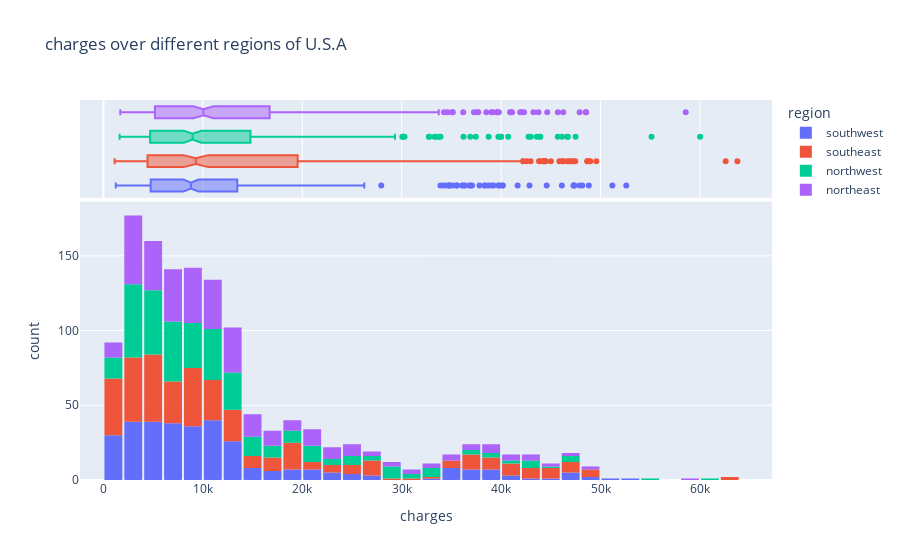

The notebook cell saved with this chart:
### Code cell
all_dis = px.histogram(df,
                  x = "charges",
                  marginal = 'box', 
                  color="region",
                  title = "charges over different regions of U.S.A")
all_dis.update_layout(bargap=0.1)
all_dis.show()

### Figure 1 — Plotly figure (JSON) as saved in the notebook; plotly's stock layout.template omitted (floating-point values rounded to 4 significant figures; data arrays with more than 128 entries replaced by an {"elided": "..."} marker saying what was removed)
{"data": [{"alignmentgroup": "True", "bingroup": "x", "hovertemplate": "region=southwest<br>charges=%{x}<br>count=%{y}<extra></extra>", "legendgroup": "southwest", "marker": {"color": "#636efa", "pattern": {"shape": ""}}, "name": "southwest", "offsetgroup": "southwest", "orientation": "v", "showlegend": true, "type": "histogram", "x": {"elided": "325 float values"}, "xaxis": "x", "yaxis": "y"}, {"alignmentgroup": "True", "hovertemplate": "region=southwest<br>charges=%{x}<extra></extra>", "legendgroup": "southwest", "marker": {"color": "#636efa"}, "name": "southwest", "notched": true, "offsetgroup": "southwest", "showlegend": false, "type": "box", "x": {"elided": "325 float values"}, "xaxis": "x2", "yaxis": "y2"}, {"alignmentgroup": "True", "bingroup": "x", "hovertemplate": "region=southeast<br>charges=%{x}<br>count=%{y}<extra></extra>", "legendgroup": "southeast", "marker": {"color": "#EF553B", "pattern": {"shape": ""}}, "name": "southeast", "offsetgroup": "southeast", "orientation": "v", "showlegend": true, "type": "histogram", "x": {"elided": "364 float values"}, "xaxis": "x", "yaxis": "y"}, {"alignmentgroup": "True", "hovertemplate": "region=southeast<br>charges=%{x}<extra></extra>", "legendgroup": "southeast", "marker": {"color": "#EF553B"}, "name": "southeast", "notched": true, "offsetgroup": "southeast", "showlegend": false, "type": "box", "x": {"elided": "364 float values"}, "xaxis": "x2", "yaxis": "y2"}, {"alignmentgroup": "True", "bingroup": "x", "hovertemplate": "region=northwest<br>charges=%{x}<br>count=%{y}<extra></extra>", "legendgroup": "northwest", "marker": {"color": "#00cc96", "pattern": {"shape": ""}}, "name": "northwest", "offsetgroup": "northwest", "orientation": "v", "showlegend": true, "type": "histogram", "x": {"elided": "325 float values"}, "xaxis": "x", "yaxis": "y"}, {"alignmentgroup": "True", "hovertemplate": "region=northwest<br>charges=%{x}<extra></extra>", "legendgroup": "northwest", "marker": {"color": "#00cc96"}, "name": "northwest", "notched": true, "offsetgroup": "northwest", "showlegend": false, "type": "box", "x": {"elided": "325 float values"}, "xaxis": "x2", "yaxis": "y2"}, {"alignmentgroup": "True", "bingroup": "x", "hovertemplate": "region=northeast<br>charges=%{x}<br>count=%{y}<extra></extra>", "legendgroup": "northeast", "marker": {"color": "#ab63fa", "pattern": {"shape": ""}}, "name": "northeast", "offsetgroup": "northeast", "orientation": "v", "showlegend": true, "type": "histogram", "x": {"elided": "324 float values"}, "xaxis": "x", "yaxis": "y"}, {"alignmentgroup": "True", "hovertemplate": "region=northeast<br>charges=%{x}<extra></extra>", "legendgroup": "northeast", "marker": {"color": "#ab63fa"}, "name": "northeast", "notched": true, "offsetgroup": "northeast", "showlegend": false, "type": "box", "x": {"elided": "324 float values"}, "xaxis": "x2", "yaxis": "y2"}], "layout": {"bargap": 0.1, "barmode": "relative", "legend": {"title": {"text": "region"}, "tracegroupgap": 0}, "title": {"text": "charges over different regions of U.S.A"}, "xaxis": {"anchor": "y", "domain": [0, 1], "title": {"text": "charges"}}, "xaxis2": {"anchor": "y2", "domain": [0, 1], "matches": "x", "showgrid": true, "showticklabels": false}, "yaxis": {"anchor": "x", "domain": [0, 0.7326], "title": {"text": "count"}}, "yaxis2": {"anchor": "x2", "domain": [0.7426, 1], "matches": "y2", "showgrid": false, "showline": false, "showticklabels": false, "ticks": ""}}}
